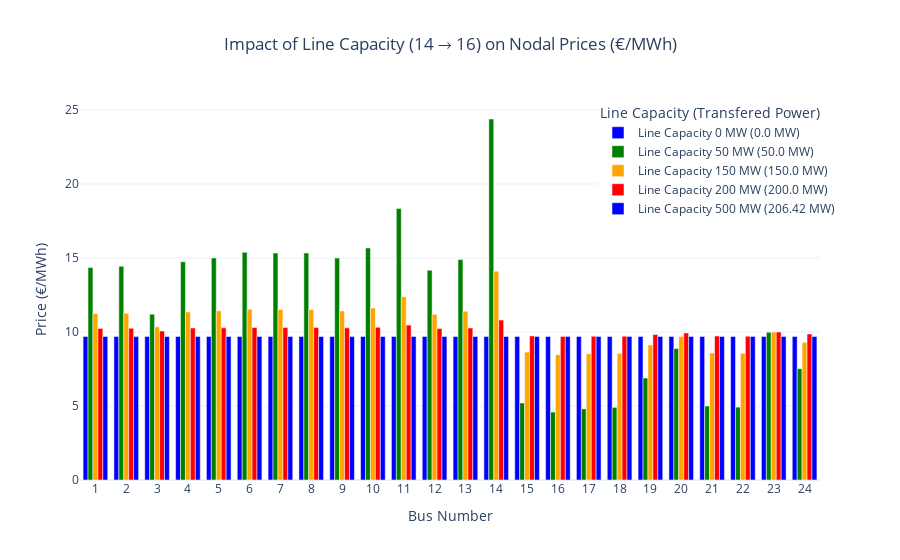

Notebook source saved alongside this figure:
### Markdown cell above
### Network Constraints Visualizations
This script contains code to visualize the effects of line outages and line congestion on nodal market prices.

### Code cell
import pandas as pd
import plotly.graph_objects as go

# Load results from CSV
results_df = pd.read_csv("sensitivity_analysis_results.csv")

# Extract unique bus numbers (sorted) and corresponding Line Capacities & Congestion Levels
bus_numbers = sorted(results_df["Bus Number"].unique())
line_capacities = sorted(results_df["Line Capacity (MW)"].unique())

# Create figure
fig = go.Figure()

# Define colors for line capacities
colors = ['blue', 'green', 'orange', 'red']

# Loop over each line capacity and add bars
for i, capacity in enumerate(line_capacities):
    # Extract corresponding congestion level
    congestion_level = results_df[results_df["Line Capacity (MW)"] == capacity]["Congestion Level (MW)"].unique()[0]

    # Filter data for this line capacity
    subset_df = results_df[results_df["Line Capacity (MW)"] == capacity]

    # Add bars to figure
    fig.add_trace(go.Bar(
        x=subset_df["Bus Number"],
        y=subset_df["Nodal LMP (€/MWh)"],
        name=f"Line Capacity {int(capacity)} MW ({abs(congestion_level)} MW)",  # Legend shows Line Capacity and Congestion Level
        marker_color=colors[i % len(colors)]  # Cycle colors if more than 4
    ))

# Update layout to ensure bars are side by side
fig.update_layout(
    barmode="group",  # Ensures bars are side-by-side (not stacked)
    title="Impact of Line Capacity (14 → 16) on Nodal Prices (€/MWh)",
    title_x=0.5,
    xaxis_title="Bus Number",
    yaxis_title="Price (€/MWh)",
    xaxis=dict(type='category'),  # Ensures correct spacing for categorical x-axis
    legend_title="Line Capacity (Transfered Power)",
    template="plotly_white",
    legend=dict(x=0.7)  # Adjust legend position
)

# Save the figure
# fig.write_image("lmp_grouped_bar.png")

# Show plot
fig.show()

### Figure 1 — Plotly figure (JSON) as saved in the notebook; plotly's stock layout.template omitted (floating-point values rounded to 4 significant figures)
{"data": [{"marker": {"color": "blue"}, "name": "Line Capacity 0 MW (0.0 MW)", "type": "bar", "x": [1, 2, 3, 4, 5, 6, 7, 8, 9, 10, 11, 12, 13, 14, 15, 16, 17, 18, 19, 20, 21, 22, 23, 24], "y": [9.7, 9.7, 9.7, 9.7, 9.7, 9.7, 9.7, 9.7, 9.7, 9.7, 9.7, 9.7, 9.7, 9.7, 9.7, 9.7, 9.7, 9.7, 9.7, 9.7, 9.7, 9.7, 9.7, 9.7]}, {"marker": {"color": "green"}, "name": "Line Capacity 50 MW (50.0 MW)", "type": "bar", "x": [1, 2, 3, 4, 5, 6, 7, 8, 9, 10, 11, 12, 13, 14, 15, 16, 17, 18, 19, 20, 21, 22, 23, 24], "y": [14.35, 14.45, 11.2, 14.75, 15.0, 15.39, 15.34, 15.34, 14.99, 15.68, 18.34, 14.17, 14.9, 24.39, 5.204, 4.591, 4.806, 4.907, 6.888, 8.882, 5, 4.924, 9.982, 7.521]}, {"marker": {"color": "orange"}, "name": "Line Capacity 150 MW (150.0 MW)", "type": "bar", "x": [1, 2, 3, 4, 5, 6, 7, 8, 9, 10, 11, 12, 13, 14, 15, 16, 17, 18, 19, 20, 21, 22, 23, 24], "y": [11.24, 11.27, 10.35, 11.36, 11.43, 11.54, 11.52, 11.52, 11.43, 11.62, 12.38, 11.19, 11.4, 14.1, 8.64, 8.466, 8.527, 8.556, 9.12, 9.687, 8.582, 8.561, 10, 9.3]}, {"marker": {"color": "red"}, "name": "Line Capacity 200 MW (200.0 MW)", "type": "bar", "x": [1, 2, 3, 4, 5, 6, 7, 8, 9, 10, 11, 12, 13, 14, 15, 16, 17, 18, 19, 20, 21, 22, 23, 24], "y": [10.24, 10.25, 10.07, 10.27, 10.28, 10.3, 10.3, 10.3, 10.28, 10.32, 10.47, 10.23, 10.27, 10.8, 9.734, 9.7, 9.712, 9.718, 9.828, 9.939, 9.723, 9.719, 10, 9.863]}, {"marker": {"color": "blue"}, "name": "Line Capacity 500 MW (206.42 MW)", "type": "bar", "x": [1, 2, 3, 4, 5, 6, 7, 8, 9, 10, 11, 12, 13, 14, 15, 16, 17, 18, 19, 20, 21, 22, 23, 24], "y": [9.7, 9.7, 9.7, 9.7, 9.7, 9.7, 9.7, 9.7, 9.7, 9.7, 9.7, 9.7, 9.7, 9.7, 9.7, 9.7, 9.7, 9.7, 9.7, 9.7, 9.7, 9.7, 9.7, 9.7]}], "layout": {"barmode": "group", "legend": {"title": {"text": "Line Capacity (Transfered Power)"}, "x": 0.7}, "title": {"text": "Impact of Line Capacity (14 → 16) on Nodal Prices (€/MWh)", "x": 0.5}, "xaxis": {"title": {"text": "Bus Number"}, "type": "category"}, "yaxis": {"title": {"text": "Price (€/MWh)"}}}}
